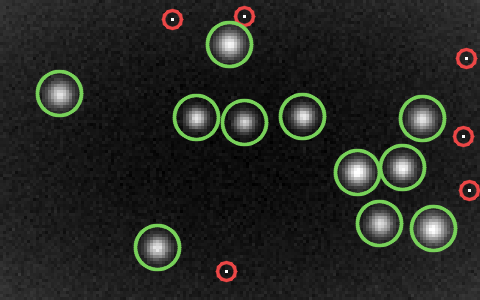
#> input picture private/solucoes/d1_resolvido.png, 480 x 300 px
$ python dia04_manual.py ../private/solucoes/d1_resolvido.png 5 5
#> lines starting #> are read from the running program, lines starting #| are printed output that depends on the picture; after the words box and inside, x2 and y2 are one past the last pixel; in counts of white or black regions, pixels touching at a corner belong together
# Dia 4 na mão: Pillow + NumPy.
# uso: python dia04_manual.py dia04.png 20 5     (20 fotos, 5 por linha)
import sys
from collections import deque

import numpy as np
from PIL import Image

folha = np.array(Image.open(sys.argv[1]).convert("L")).astype(int)
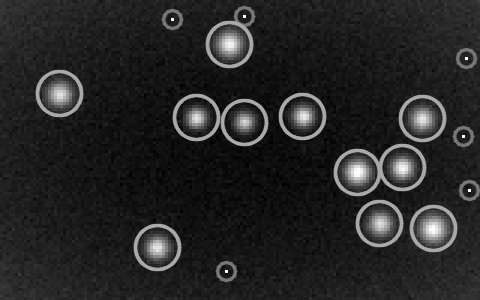
#> folha: shape (300, 480) int64; min 0, max 255, mean 37.6
n, colunas = int(sys.argv[2]), int(sys.argv[3])
linhas = n // colunas
sh, sw = folha.shape[0] // linhas, folha.shape[1] // colunas
#> sh = 300; sw = 96

# corta a folha em n fotos: vira um cubo (foto, y, x)
fotos = folha.reshape(linhas, sh, colunas, sw).transpose(0, 2, 1, 3).reshape(n, sh, sw)

# parte 1: um pixel saudável sempre varia um pouco por causa do ruído; travado não muda nunca
travado = fotos.std(axis=0) == 0
#> travado: shape (300, 96) bool; every value is 0
print("parte 1:", int(travado.sum()))
#| parte 1: 0

# parte 2: a média de n fotos tem ruído sqrt(n) vezes menor; as estrelas fracas aparecem.
# Os pixels travados da parte 1 não são estrelas: viram fundo.
media = fotos.mean(axis=0)
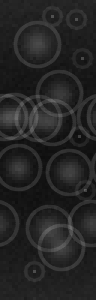
#> media: shape (300, 96) float64; min 13, max 110.2, mean 37.6
fundo = np.median(media)
#> fundo = 33.8
media[travado] = fundo
# borrão 3x3 feito com deslocamentos, para tirar o grão que sobrou
suave = sum(np.roll(np.roll(media, dy, 0), dx, 1) for dy in (-1, 0, 1) for dx in (-1, 0, 1)) / 9
mascara = suave - fundo > 14
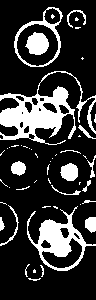
#> mascara: shape (300, 96) bool; 21.1% white; 50 white regions (31 under 20 px), largest, box (x1, y1, x2, y2) and area: (0, 71, 96, 145) 2483, (27, 206, 96, 271) 1414, (14, 7, 63, 67) 503

# componentes conexos por busca em largura; estrela = mancha de 5 pixels ou mais
visto = np.zeros_like(mascara)
estrelas = 0
for y0, x0 in zip(*np.nonzero(mascara)):
    if visto[y0, x0]:
        continue
    visto[y0, x0] = True
    fila, tamanho = deque([(y0, x0)]), 0
    while fila:
        y, x = fila.popleft()
        tamanho += 1
        for dy in (-1, 0, 1):
            for dx in (-1, 0, 1):
                ny, nx = y + dy, x + dx
                if 0 <= ny < sh and 0 <= nx < sw and mascara[ny, nx] and not visto[ny, nx]:
                    visto[ny, nx] = True
                    fila.append((ny, nx))
    estrelas += tamanho >= 5
#> this loop made 6089 passes
#> (y0, x0) on passes 2 to 4: (7, 49), (7, 50), (7, 51)
#> after the loop, estrelas = 37
print("parte 2:", estrelas)
#| parte 2: 37
